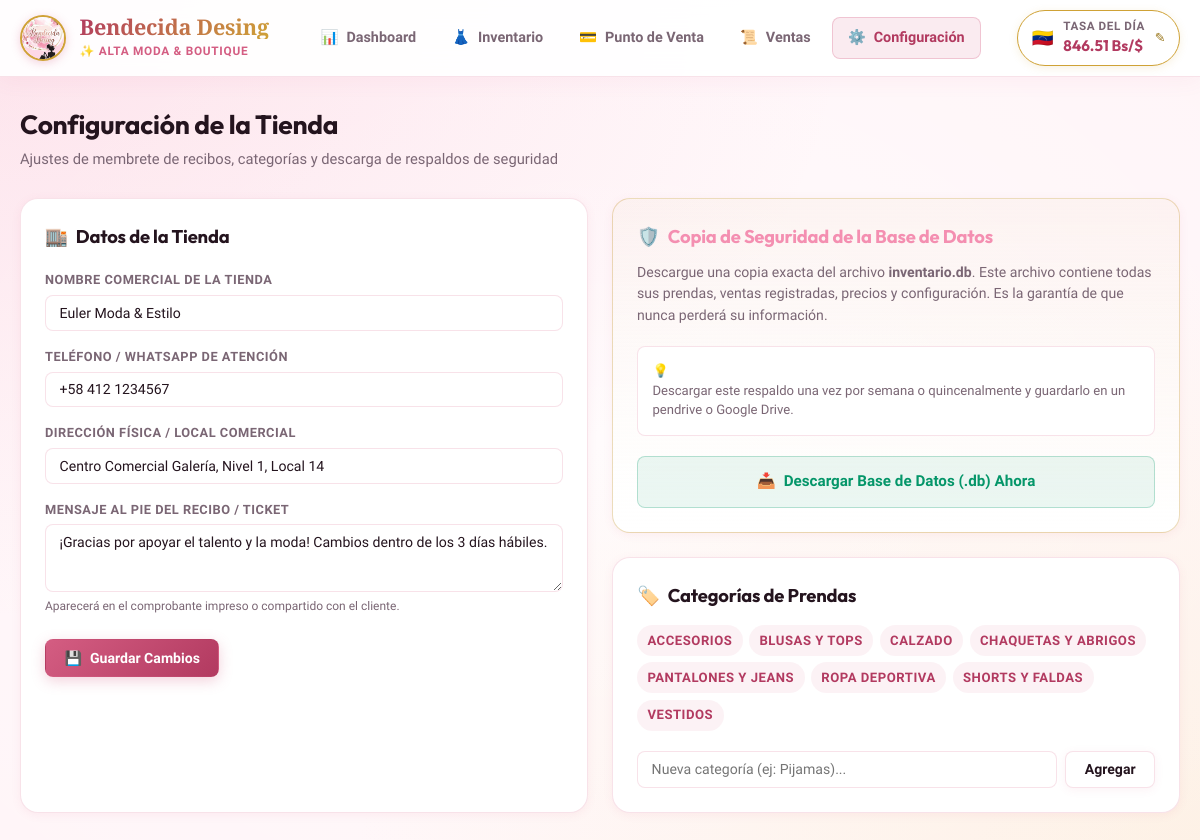
/configuracion, run on an earlier commit of the app's database.
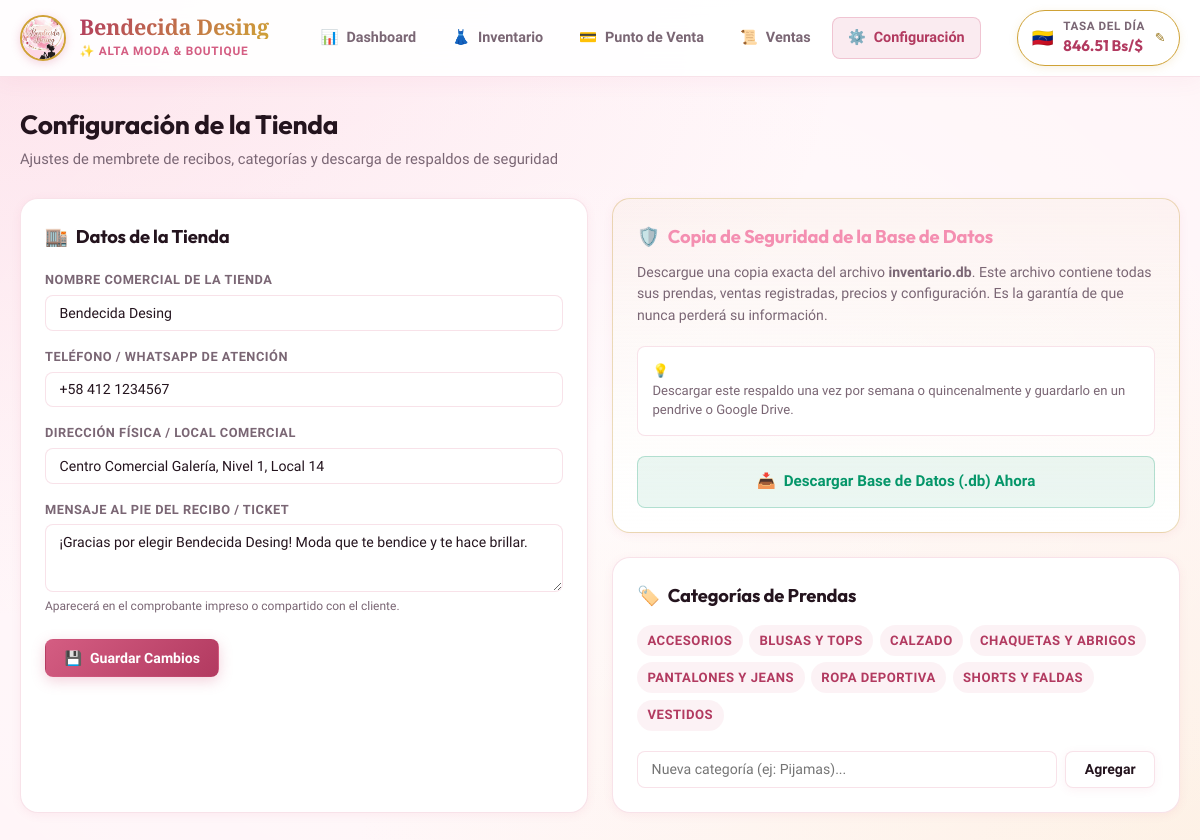
And on a later commit of the database.
### tables this page shows
CREATE TABLE configuracion (
            clave TEXT PRIMARY KEY,
            valor TEXT NOT NULL
        );

CREATE TABLE categorias (
            id INTEGER PRIMARY KEY AUTOINCREMENT,
            nombre TEXT UNIQUE NOT NULL
        );

### app.py (the view)
@app.route('/configuracion')
def configuracion():
    config = db.get_config_dict()
    categorias = db.get_categorias()
    return render_template('configuracion.html', config=config, categorias=categorias, active_page='configuracion')

### app.py (called while the page is built)
@app.context_processor
def inject_global_data():
    config = db.get_config_dict()
    tasa = db.get_tasa_dolar()
    return {
        'config': config,
        'tasa_dolar': tasa,
        'ultima_actualizacion_bcv': config.get('ultima_actualizacion_bcv', ''),
        'anio_actual': datetime.now().year
    }

### database.py (called while the page is built)
def get_db():
    conn = sqlite3.connect(DB_PATH)
    conn.row_factory = sqlite3.Row
    conn.execute("PRAGMA foreign_keys = ON")
    return conn

def get_config_dict():
    conn = get_db()
    rows = conn.execute('SELECT clave, valor FROM configuracion').fetchall()
    conn.close()
    return {r['clave']: r['valor'] for r in rows}

def get_tasa_dolar():
    conn = get_db()
    row = conn.execute("SELECT valor FROM configuracion WHERE clave = 'tasa_dolar'").fetchone()
    conn.close()
    if row:
        try:
            return float(row['valor'])
        except ValueError:
            return 65.50
    return 65.50

def get_categorias():
    conn = get_db()
    rows = conn.execute('SELECT nombre FROM categorias ORDER BY nombre ASC').fetchall()
    conn.close()
    return [r['nombre'] for r in rows]

### templates/configuracion.html (shortened to what this page needs)
{% extends "base.html" %}
{% block content %}
<div class="page-header">
  <div class="page-title-group">
    <h2>Configuración de la Tienda</h2>
    <p>Ajustes de membrete de recibos, categorías y descarga de respaldos de seguridad</p>
  </div>
</div>
<div style="display: grid; grid-template-columns: repeat(auto-fit, minmax(360px, 1fr)); gap: 1.5rem;">
  <div class="card">
    <h3 style="font-size: 1.15rem; margin-bottom: 1.25rem; display: flex; align-items: center; gap: 0.5rem;">
      <span>🏬</span> Datos de la Tienda
    </h3>
    <form id="form-config" onsubmit="guardarConfiguracion(event)">
      <div class="form-group" style="margin-bottom: 1rem;">
        <label for="conf-nombre">Nombre Comercial de la Tienda</label>
        <input type="text" id="conf-nombre" name="nombre_tienda" class="form-control" value="{{ config.nombre_tienda }}" required>
      </div>
      <div class="form-group" style="margin-bottom: 1rem;">
        <label for="conf-telefono">Teléfono / WhatsApp de Atención</label>
        <input type="text" id="conf-telefono" name="telefono" class="form-control" value="{{ config.telefono }}" required>
      </div>
      <div class="form-group" style="margin-bottom: 1rem;">
        <label for="conf-direccion">Dirección Física / Local Comercial</label>
        <input type="text" id="conf-direccion" name="direccion" class="form-control" value="{{ config.direccion }}" required>
      </div>
      <div class="form-group" style="margin-bottom: 1.5rem;">
        <label for="conf-mensaje">Mensaje al Pie del Recibo / Ticket</label>
        <textarea id="conf-mensaje" name="mensaje_recibo" class="form-control" rows="3" style="resize: vertical;">{{ config.mensaje_recibo }}</textarea>
        <span class="form-helper">Aparecerá en el comprobante impreso o compartido con el cliente.</span>
      </div>
      <button type="submit" class="btn btn-primary">
        <span>💾</span> Guardar Cambios
      </button>
    </form>
  </div>
  <div style="display: flex; flex-direction: column; gap: 1.5rem;">
    <div class="card" style="border-color: rgba(200, 155, 60, 0.35); background: linear-gradient(180deg, rgba(200, 155, 60, 0.04) 0%, var(--bg-surface) 100%);">
      <h3 style="font-size: 1.15rem; margin-bottom: 0.75rem; display: flex; align-items: center; gap: 0.5rem; color: var(--primary-light);">
        <span>🛡️</span> Copia de Seguridad de la Base de Datos
      </h3>
      <p style="color: var(--text-muted); font-size: 0.88rem; line-height: 1.5; margin-bottom: 1.25rem;">
        Descargue una copia exacta del archivo <strong>inventario.db</strong>. Este archivo contiene todas sus prendas, ventas registradas, precios y configuración. Es la garantía de que nunca perderá su información.
      </p>
      <div style="background: var(--bg-card); padding: 0.9rem; border-radius: 8px; border: 1px solid var(--border-subtle); margin-bottom: 1.25rem; font-size: 0.82rem; color: var(--text-muted);">
        <strong style="color: #fff;">💡 Recomendación operativa:</strong>
        <br>Descargar este respaldo una vez por semana o quincenalmente y guardarlo en un pendrive o Google Drive.
      </div>
      <a href="{{ url_for('descargar_respaldo') }}" class="btn btn-emerald" style="width: 100%; padding: 0.85rem; font-size: 0.95rem;">
        <span>📥</span> Descargar Base de Datos (.db) Ahora
      </a>
    </div>
    <div class="card">
      <h3 style="font-size: 1.15rem; margin-bottom: 1rem; display: flex; align-items: center; gap: 0.5rem;">
        <span>🏷️</span> Categorías de Prendas
      </h3>
      <div style="display: flex; flex-wrap: wrap; gap: 0.4rem; margin-bottom: 1.25rem;">
        {% for cat in categorias %}
          <span class="badge badge-gray" style="font-size: 0.82rem; padding: 0.35rem 0.65rem;">{{ cat }}</span>
        {% endfor %}
      </div>
      <form onsubmit="agregarNuevaCategoria(event)" style="display: flex; gap: 0.5rem;">
        <input type="text" id="nueva-cat-input" class="form-control" placeholder="Nueva categoría (ej: Pijamas)..." style="flex: 1;" required>
        <button type="submit" class="btn btn-secondary">Agregar</button>
      </form>
    </div>
  </div>
</div>
{% endblock %}

### templates/base.html (shortened to what this page needs)
<!DOCTYPE html>
<html lang="es">
<head>
  <link rel="stylesheet" href="{{ url_for('static', filename='css/style.css') }}">
</head>
<body>
  <nav class="navbar">
    <div class="nav-container">
      <a href="{{ url_for('dashboard') }}" class="brand-section">
        <div class="brand-logo-frame">
          <img src="{{ url_for('static', filename='img/logo_bendecida.png') }}" alt="Bendecida Desing" class="brand-logo-img">
        </div>
        <div class="brand-info">
          <h1 class="brand-name-title">Bendecida Desing</h1>
          <span class="brand-subtitle">✨ Alta Moda & Boutique</span>
        </div>
      </a>
      <ul class="nav-links">
        <li>
          <a href="{{ url_for('dashboard') }}" class="nav-link {% if active_page == 'dashboard' %}active{% endif %}">
            <span>📊</span> Dashboard
          </a>
        </li>
        <li>
          <a href="{{ url_for('inventario') }}" class="nav-link {% if active_page == 'inventario' %}active{% endif %}">
            <span>👗</span> Inventario
          </a>
        </li>
        <li>
          <a href="{{ url_for('pos') }}" class="nav-link {% if active_page == 'pos' %}active{% endif %}">
            <span>💳</span> Punto de Venta
          </a>
        </li>
        <li>
          <a href="{{ url_for('ventas') }}" class="nav-link {% if active_page == 'ventas' %}active{% endif %}">
            <span>📜</span> Ventas
          </a>
        </li>
        <li>
          <a href="{{ url_for('configuracion') }}" class="nav-link {% if active_page == 'configuracion' %}active{% endif %}">
            <span>⚙️</span> Configuración
          </a>
        </li>
      </ul>
      <div class="rate-widget-pill" onclick="abrirModalTasa()" title="Clic para actualizar la tasa del día (USD / Bs)">
        <span class="rate-flag">🇻🇪</span>
        <div>
          <div class="rate-label">Tasa del Día</div>
          <div class="rate-val" id="navbar-tasa-val">{{ "%.2f"|format(tasa_dolar) }} Bs/$</div>
        </div>
        <span class="rate-edit-icon">✎</span>
      </div>
    </div>
  </nav>
  <main class="main-wrapper">
    {% block content %}{% endblock %}
  </main>
</body>
</html>

What changed in the data, as far as the page shows it:
changed configuracion: nombre_tienda "Euler Moda & Estilo" → "Bendecida Desing"
changed configuracion: mensaje_recibo "¡Gracias por apoyar el talento y la moda! Cambios dentro de los 3 días hábiles." → "¡Gracias por elegir Bendecida Desing! Moda que te bendice y te hace brillar."
